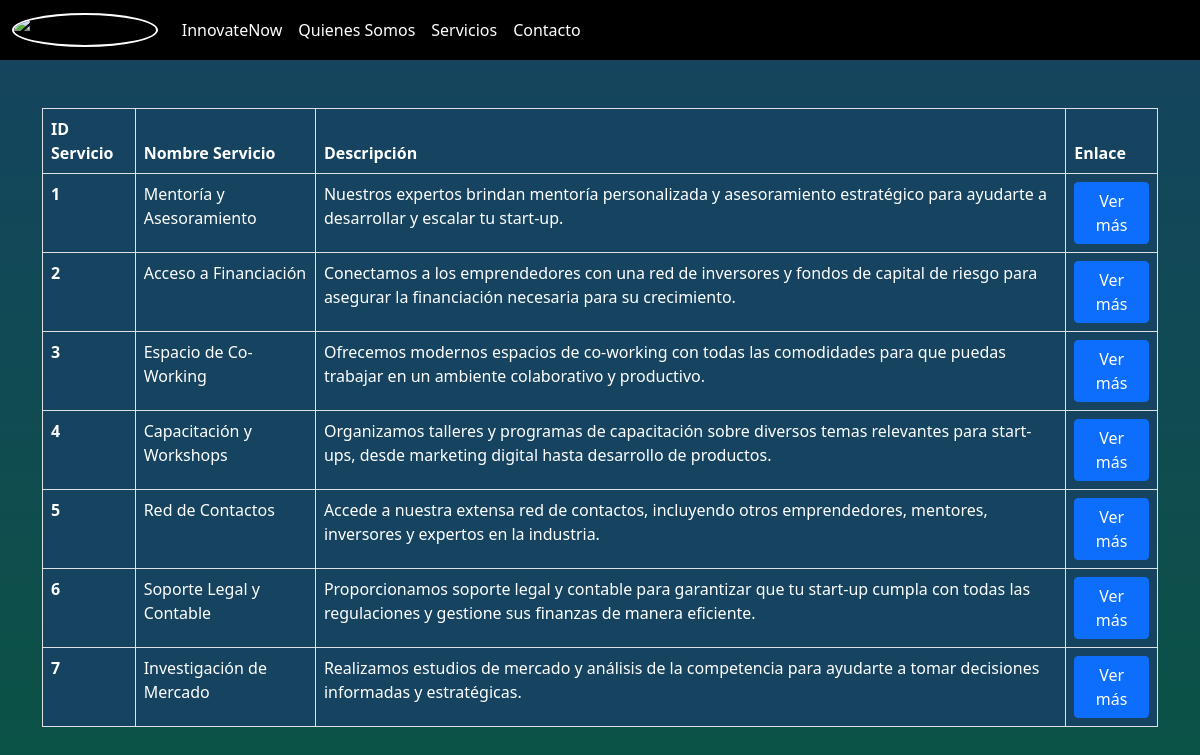
Page /Innovacion/servicios on the committed database.
### Innovacion/models.py (models this page shows)
class Navbar(models.Model):
	id_navbar = models.AutoField(db_column="idNavbar", primary_key=True)
	nombre = models.CharField(max_length=50)
	url = models.CharField(max_length=100)

class Servicio(models.Model):
      id_servicio = models.AutoField(db_column="idServicio", primary_key=True)
      nombre_Servicio = models.CharField(max_length=60)
      descripcion = models.CharField(max_length=150)

### Innovacion/views.py (the view)
# urls.py: path('servicios', views.servicios, name='servicios'),
def servicios(request):
    Navbars = Navbar.objects.all()
    Servicios = Servicio.objects.all()
    context = {
        "Navbars": Navbars,
        "Servicios": Servicios
    }
    return render(request, 'Innovacion/servicios.html', context)

### Innovacion/templates/Innovacion/servicios.html (shortened to what this page needs)
<!DOCTYPE html>
<html lang="en">
<head>
    <link href="https://cdn.jsdelivr.net/npm/bootstrap@5.0.2/dist/css/bootstrap.min.css" rel="stylesheet">
    <link href="https://unpkg.com/aos@2.3.1/dist/aos.css" rel="stylesheet">
</head>
<body style="background-image: linear-gradient(to bottom, #154360, #0b5345);">
  <nav class="navbar navbar-expand-lg navbar-light" style="background-color: black">
    <div class="container-fluid">
      <a class="navbar-brand" href="/Innovacion/home">
        <img src="https://i.imgur.com/sHdeQcC.jpeg" alt="InnovateNow" style="height: 60px; width: 60px; border-radius: 50%; border: 2px solid white;">
      </a>
      <div class="collapse navbar-collapse" id="navbarSupportedContent">
        <ul class="navbar-nav me-auto mb-2 mb-lg-0">
          {% for Navbar in Navbars %}
          <li class="nav-item">
            <a class="nav-link active" aria-current="page" href="{{Navbar.url}}" style="color: white;">{{Navbar.nombre}}</a>
          </li>
          {% endfor %}
        </ul>
      </div>
    </div>
  </nav>
      <div class="container">
        <div class="row my-5">
          <div class="col-lg-12">
            <table class="table table table-bordered" style="color: white; background-color: #154360">
              <thead>
                <tr>
                  <th scope="col">ID Servicio</th>
                  <th scope="col">Nombre Servicio</th>
                  <th scope="col">Descripción</th>
                  <th scope="col">Enlace</th>
                </tr>
              </thead>
              <tbody>
                {%for Servicio in Servicios%}
                <tr>
                  <th scope="row">{{Servicio.id_servicio}}</th>
                  <td>{{Servicio.nombre_Servicio}}</td>
                  <td>{{Servicio.descripcion}}</td>
                  <td><a href="/Innovacion/home"><button type="button" class="btn btn-primary">Ver más</button></a></td>
                </tr>
                {% endfor %}
              </tbody>
            </table>
          </div>
        </div>
      </div>
</body>
</html>

### rows in the picture
Navbar: nombre "InnovateNow"
Navbar: nombre "Quienes Somos"
Navbar: nombre "Servicios"
Navbar: nombre "Contacto"
Servicio: id_servicio "1", nombre_Servicio "Mentoría y Asesoramiento", descripcion "Nuestros expertos brindan mentoría personalizada y asesoramiento estratégico para ayudarte a desarrollar y escalar tu start-up."
Servicio: id_servicio "2", nombre_Servicio "Acceso a Financiación", descripcion "Conectamos a los emprendedores con una red de inversores y fondos de capital de riesgo para asegurar la financiación necesaria para su crecimiento."
Servicio: id_servicio "3", nombre_Servicio "Espacio de Co-Working", descripcion "Ofrecemos modernos espacios de co-working con todas las comodidades para que puedas trabajar en un ambiente colaborativo y productivo."
Servicio: id_servicio "4", nombre_Servicio "Capacitación y Workshops", descripcion "Organizamos talleres y programas de capacitación sobre diversos temas relevantes para start-ups, desde marketing digital hasta desarrollo de productos."
Servicio: id_servicio "5", nombre_Servicio "Red de Contactos", descripcion "Accede a nuestra extensa red de contactos, incluyendo otros emprendedores, mentores, inversores y expertos en la industria."
Servicio: id_servicio "6", nombre_Servicio "Soporte Legal y Contable", descripcion "Proporcionamos soporte legal y contable para garantizar que tu start-up cumpla con todas las regulaciones y gestione sus finanzas de manera eficiente."
Servicio: id_servicio "7", nombre_Servicio "Investigación de Mercado", descripcion "Realizamos estudios de mercado y análisis de la competencia para ayudarte a tomar decisiones informadas y estratégicas."
